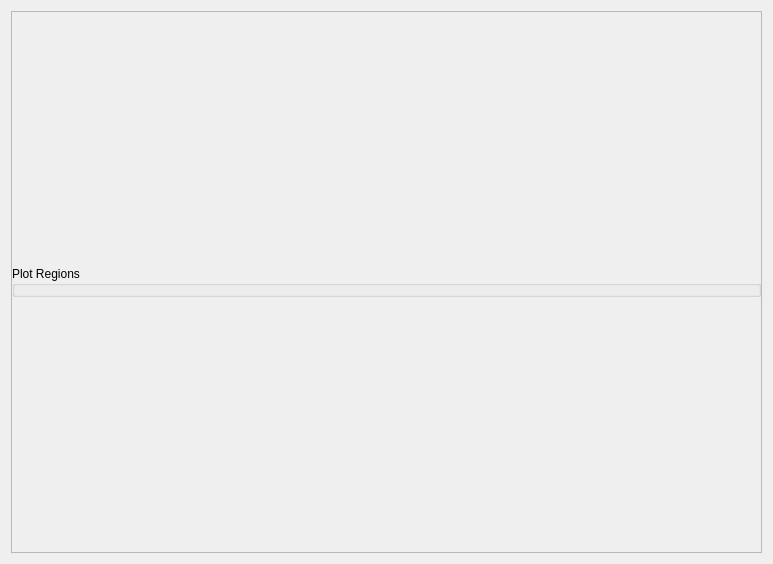
<?xml version="1.0" encoding="UTF-8"?>
<ui version="4.0">
 <class>RegionGraphWidget</class>
 <widget class="QWidget" name="RegionGraphWidget">
  <property name="geometry">
   <rect>
    <x>0</x>
    <y>0</y>
    <width>773</width>
    <height>564</height>
   </rect>
  </property>
  <property name="windowTitle">
   <string>Form</string>
  </property>
  <property name="styleSheet">
   <string notr="true"/>
  </property>
  <layout class="QGridLayout" name="gridLayout">
   <item row="0" column="0">
    <widget class="QScrollArea" name="scrollArea">
     <property name="horizontalScrollBarPolicy">
      <enum>Qt::ScrollBarAlwaysOff</enum>
     </property>
     <property name="widgetResizable">
      <bool>true</bool>
     </property>
     <widget class="QWidget" name="scrollAreaWidgetContents">
      <property name="geometry">
       <rect>
        <x>0</x>
        <y>0</y>
        <width>753</width>
        <height>544</height>
       </rect>
      </property>
      <layout class="QVBoxLayout" name="verticalLayout">
       <property name="margin">
        <number>0</number>
       </property>
       <item>
        <widget class="QGroupBox" name="checkboxGroup">
         <property name="sizePolicy">
          <sizepolicy hsizetype="Preferred" vsizetype="Fixed">
           <horstretch>0</horstretch>
           <verstretch>0</verstretch>
          </sizepolicy>
         </property>
         <property name="title">
          <string>Plot Regions</string>
         </property>
         <layout class="QGridLayout" name="gridLayout_2">
          <property name="leftMargin">
           <number>0</number>
          </property>
          <property name="topMargin">
           <number>3</number>
          </property>
          <property name="rightMargin">
           <number>0</number>
          </property>
          <property name="bottomMargin">
           <number>0</number>
          </property>
          <property name="spacing">
           <number>0</number>
          </property>
         </layout>
        </widget>
       </item>
      </layout>
     </widget>
    </widget>
   </item>
  </layout>
 </widget>
 <resources/>
 <connections/>
</ui>
